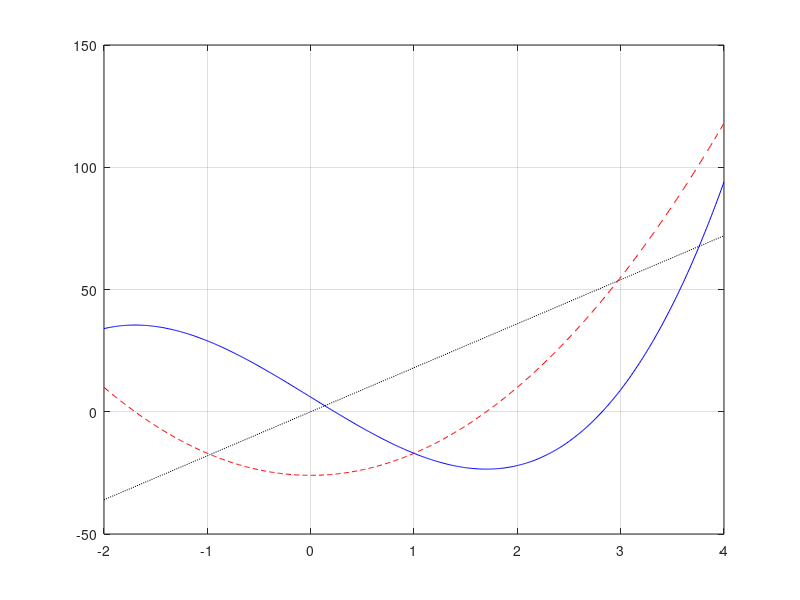

Write the MATLAB code that produced this figure.
clear
clc
close all

x = [-2:0.01:4]; y = 3*x.^3-26*x+6;
yd = 9*x.^2 - 26; ydd = 18*x;
plot(x,y,'-b') 
grid on
hold on
plot(x,yd,'--r') % Without hold on, plot(x,y,'-b') disappears.
plot(x,ydd,':k')
